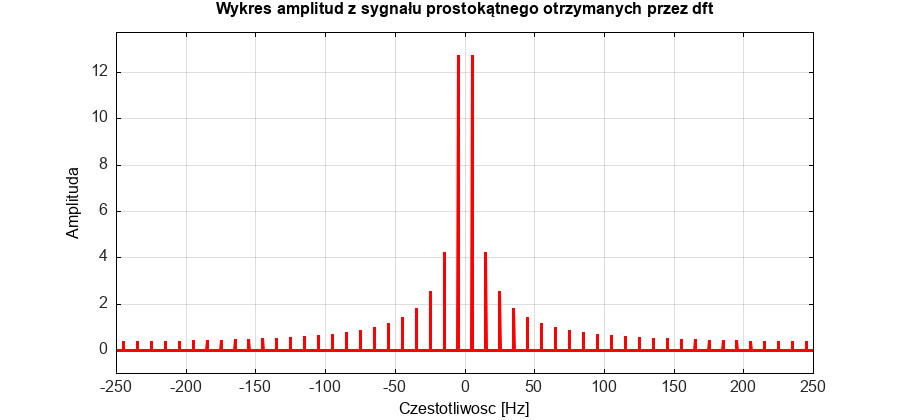
#> input picture Projekt_3/Raport/dft_amplitudy_prostokat.jpg, 900 x 420 px, given in place of pg_logo.jpg, which was not available
$ jupyter execute --allow-errors raport.ipynb   (text cells are left out)
#> lines starting #> are read from the running program, lines starting #| are printed output that depends on the picture
[cell 1]
import tp3_filipaleksander as lib

#> (the rest of this cell did not finish here and is left out)

[cell 2]
import tp3_filipaleksander as lib

#> (the rest of this cell did not finish here and is left out)

[cell 3]
import tp3_filipaleksander as lib

N = 1000
Czestotliwosc = 20
Amplituda = 1
x_min = 0
x_max = 1

#> (the rest of this cell did not finish here and is left out)

[cell 4]
import tp3_filipaleksander as lib

N = 5000
Czestotliwosc = 5
Amplituda = 2
Wypelnienie = 50
x_min = 0
x_max = 10

#> (the rest of this cell did not finish here and is left out)

[cell 5]
import tp3_filipaleksander as lib
import numpy as np

#> (the rest of this cell did not finish here and is left out)

[cell 6]
import tp3_filipaleksander as lib
import numpy as np

#> (the rest of this cell did not finish here and is left out)

[cell 7]
import tp3_filipaleksander as lib
from PIL import Image
import numpy as np

img = Image.open("pg_logo.jpg").convert("L")
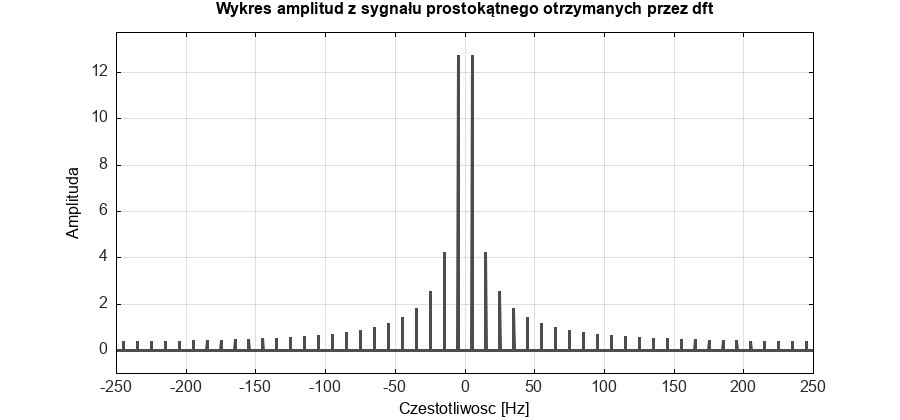
#> img: PIL image 900x420 L; min 0, max 255, mean 246.6
#pobranie zdjęcia z pliku i przekonwertowaniego na czarno-białe
img_tablica = np.array(img)
lib.wyswietl_img(img_tablica,"Zdjęcie niefiltrowane","filtracja_2D_niefiltrowane.jpg")
#> (this line was passed over: tp3_filipaleksander is not available in this run)
#zapisano do pliku filtracja_2D_niefiltrowane.jpg

box_blur = np.full((9,9),1/81)
#> (the rest of this cell did not finish here and is left out)


$ run again, on Projekt_3/Raport/dft_idft_sin.jpg
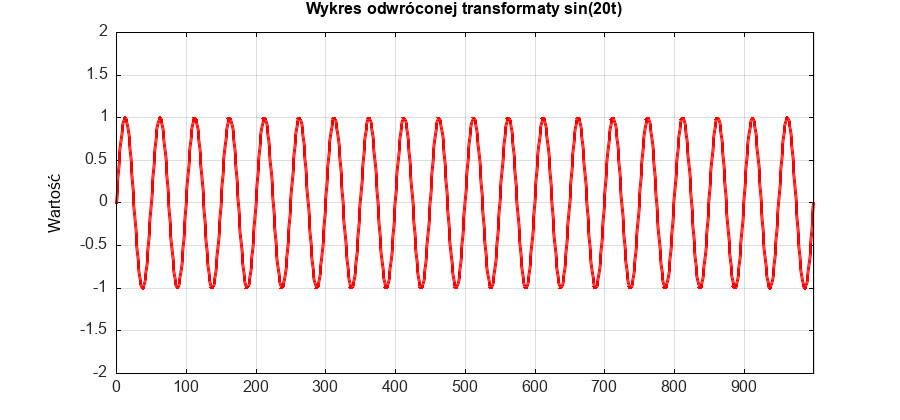
#> input picture Projekt_3/Raport/dft_idft_sin.jpg, 900 x 420 px, given in place of pg_logo.jpg, which was not available
#> `img = Image.open("pg_logo.jpg").convert("L")`:
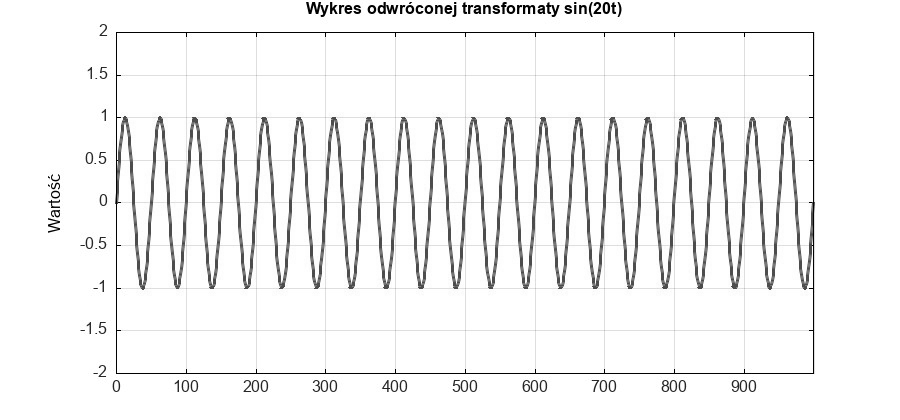
#> img: PIL image 900x420 L; min 0, max 255, mean 241.7
